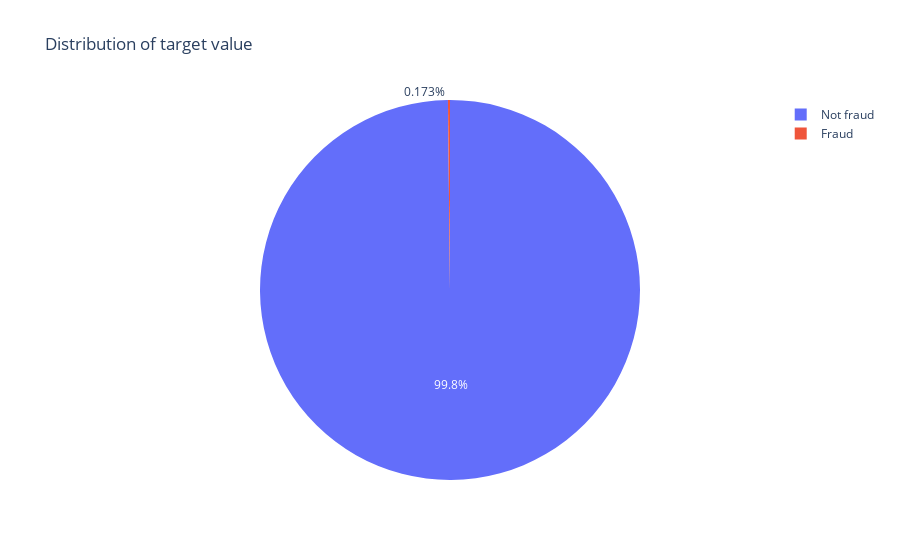

Source (notebook cell):
### Markdown cell above
**Выбросов – моё почтение**

### Code cell
names = ["Not fraud", "Fraud"]
px.pie(df, values=df['Class'].value_counts(), names=names, title='Distribution of target value')

### Figure 1 — Plotly figure (JSON) as saved in the notebook; plotly's stock layout.template omitted (floating-point values rounded to 4 significant figures)
{"data": [{"domain": {"x": [0, 1], "y": [0, 1]}, "hovertemplate": "label=%{label}<br>value=%{value}<extra></extra>", "labels": ["Not fraud", "Fraud"], "legendgroup": "", "name": "", "showlegend": true, "type": "pie", "values": [284315, 492]}], "layout": {"legend": {"tracegroupgap": 0}, "title": {"text": "Distribution of target value"}}}
